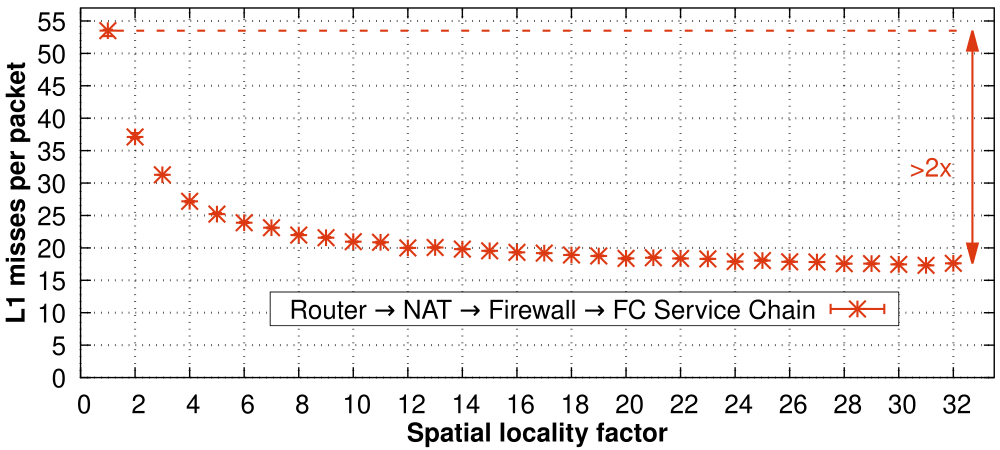

Here is the gnuplot script that generated this plot:
#!/usr/bin/gnuplot
load "../../common.plot"

font_type = "Helvetica,28"
font_type_bold = "Helvetica-Bold,28"

set terminal pdf dl 1.5 enhanced dashed size 10.0, 4.5 font font_type
set output "nf-chain-cascade-l1-misses.pdf"

set style fill solid 2 border lt -1
set datafile separator " "
set style data errorbars

### Variables
points_lw = 3
points_size = 2.0
line_width = 2

max_ordering = 32
x_start = 0.0
x_offset = 1.5
min_y = 0
### Per batch limit (1 batch = 32 packets)
#max_y = 45
### Per packet limit
max_y = 57
y_scale = 1    # Converts per batch into per packet cost

### Input files
input_file_nf_chain_misses = "data/MISSES-PP2.csv"

### Margins
bm = 0.160
tm = 0.984
lm = 0.08
rm = 0.995

x1 = -1.5
x2 = 34
y3 = min_y
y4 = max_y

# Margins
set bmargin at screen bm
set tmargin at screen tm
set lmargin at screen lm
set rmargin at screen rm

# Leave the right border open
set border 1+2+4+8 lw 2

# X-axis
set xlabel "Spatial locality factor"
set xlabel font font_type_bold
set xlabel offset 0,0.41
set xrange [x_start:max_ordering + x_offset]
set xtics mirror 2

# Y-axis
set ylabel "{/Helvetica:Bold L1 misses per packet}"
set ylabel offset 1.1,0.0
set ytics border in scale 1,0.5 norotate
set ytics mirror 5
set yrange [y3:y4]

# Grid
set grid x2tics lw 3.0 lt 0
set grid y2tics lw 3.0 lt 0

# Legend
set key outside opaque bottom Right title
set border back
set key box linestyle 1 lt rgb(black)
set key font ",28.0"
set key vertical maxrows 3
set key width -4.2
set key height 0.3
set key samplen 3.0
set key at 30, 8

### Linestyles
set style line 1 pointtype 3 pointsize points_size linewidth points_lw lt rgb(darkred)
set style line 2 pointtype 4 pointsize points_size linewidth points_lw lt rgb(darkblue)
set style line 3 pointtype 6 pointsize points_size linewidth points_lw lt rgb(darkgreen)

# Arrows and label to highlight the improvement
set arrow heads back filled from 32.7,17.6 to 32.7,53.5 ls 1 linewidth 3
set label '>2x' at 30.4,32.5 textcolor ls 1
set arrow nohead from 1.3,53.5 to 32.4,53.5 ls 1 linewidth 3 dt 2

plot \
	input_file_nf_chain_misses using ($1):($4):($3):($5) with errorbars ls 1 title "Router {/Symbol=28 \256} NAT {/Symbol=28 \256} Firewall {/Symbol=28 \256} FC Service Chain"
